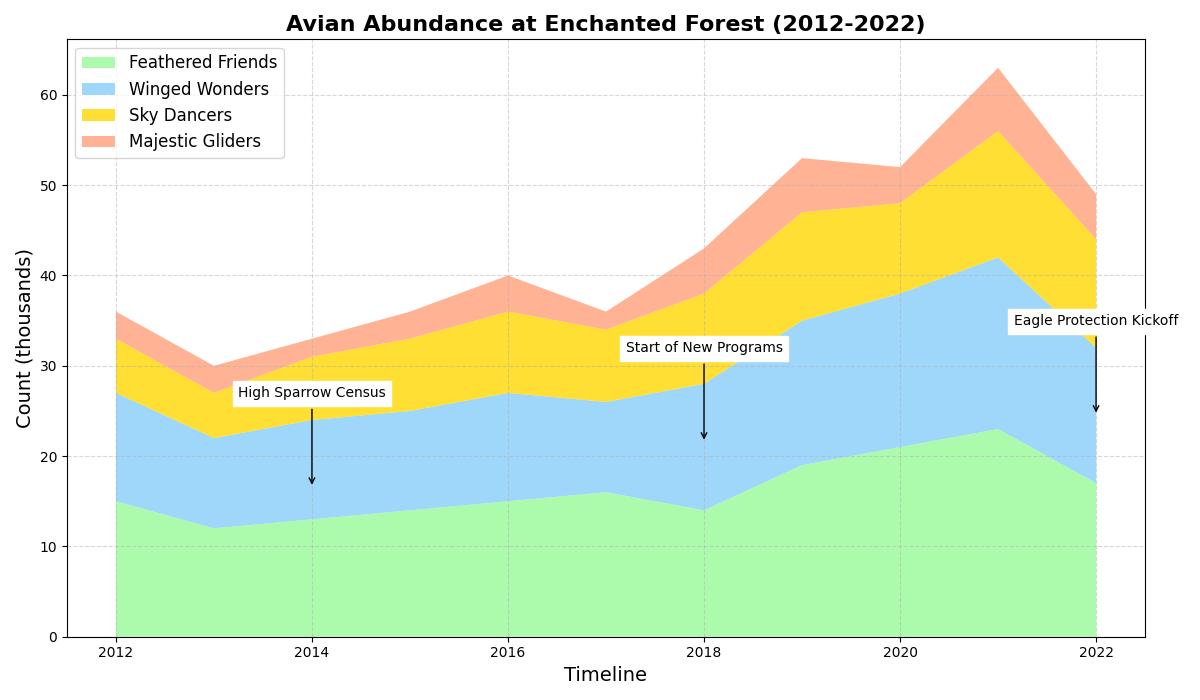

Write Python code to recreate this figure.
import matplotlib.pyplot as plt
import numpy as np

years = np.arange(2012, 2023)

# Randomly alter content within data groups while preserving original structure
sparrows = np.array([15, 12, 13, 14, 15, 16, 14, 19, 21, 23, 17])
robins = np.array([12, 10, 11, 11, 12, 10, 14, 16, 17, 19, 15])
blue_jays = np.array([6, 5, 7, 8, 9, 8, 10, 12, 10, 14, 12])
eagles = np.array([3, 3, 2, 3, 4, 2, 5, 6, 4, 7, 5])

data = np.vstack([sparrows, robins, blue_jays, eagles])

fig, ax = plt.subplots(figsize=(12, 7))
ax.stackplot(years, data, labels=['Feathered Friends', 'Winged Wonders', 'Sky Dancers', 'Majestic Gliders'],
             colors=['#98FB98', '#87CEFA', '#FFD700', '#FFA07A'], alpha=0.8)

ax.set_title('Avian Abundance at Enchanted Forest (2012-2022)', fontsize=16, fontweight='bold')
ax.set_xlabel('Timeline', fontsize=14)
ax.set_ylabel('Count (thousands)', fontsize=14)

ax.legend(loc='upper left', fontsize=12)

ax.grid(True, linestyle='--', alpha=0.5)

milestones = {
    2014: 'High Sparrow Census',
    2018: 'Start of New Programs',
    2022: 'Eagle Protection Kickoff'
}

for year, event in milestones.items():
    total_population = sparrows[year-2012] + robins[year-2012] + blue_jays[year-2012] + eagles[year-2012]
    ax.annotate(event, xy=(year, total_population/2),
                xytext=(year, total_population/2 + 10),
                arrowprops=dict(facecolor='black', arrowstyle='->'),
                fontsize=10, ha='center', backgroundcolor='white')

plt.tight_layout()
plt.show()
